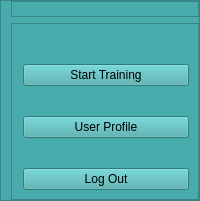
        <widget class="QFrame" name="sideBar">
         <property name="minimumSize">
          <size>
           <width>0</width>
           <height>0</height>
          </size>
         </property>
         <property name="maximumSize">
          <size>
           <width>260</width>
           <height>16777215</height>
          </size>
         </property>
         <property name="styleSheet">
          <string notr="true">background-color: #48ACAC;
</string>
         </property>
         <property name="frameShape">
          <enum>QFrame::StyledPanel</enum>
         </property>
         <property name="frameShadow">
          <enum>QFrame::Raised</enum>
         </property>
         <layout class="QVBoxLayout" name="verticalLayout">
          <property name="leftMargin">
           <number>10</number>
          </property>
          <property name="topMargin">
           <number>0</number>
          </property>
          <property name="rightMargin">
           <number>0</number>
          </property>
          <property name="bottomMargin">
           <number>0</number>
          </property>
          <item>
           <widget class="QFrame" name="frame">
            <property name="maximumSize">
             <size>
              <width>16777215</width>
              <height>180</height>
             </size>
            </property>
            <property name="frameShape">
             <enum>QFrame::StyledPanel</enum>
            </property>
            <property name="frameShadow">
             <enum>QFrame::Raised</enum>
            </property>
            <layout class="QHBoxLayout" name="horizontalLayout_3">
             <property name="leftMargin">
              <number>20</number>
             </property>
             <property name="topMargin">
              <number>0</number>
             </property>
             <property name="rightMargin">
              <number>20</number>
             </property>
             <property name="bottomMargin">
              <number>0</number>
             </property>
             <item>
              <widget class="QLabel" name="label">
               <property name="text">
                <string/>
               </property>
               <property name="pixmap">
                <pixmap resource="resources.qrc">:/images/images/logo.png</pixmap>
               </property>
               <property name="scaledContents">
                <bool>true</bool>
               </property>
              </widget>
             </item>
            </layout>
           </widget>
          </item>
          <item alignment="Qt::AlignTop">
           <widget class="QFrame" name="fameSideBarButtons">
            <property name="styleSheet">
             <string notr="true">QPushButton:hover {
    background-color: #2F958D;         /* Slightly darker color on hover */
}
</string>
            </property>
            <property name="frameShape">
             <enum>QFrame::StyledPanel</enum>
            </property>
            <property name="frameShadow">
             <enum>QFrame::Raised</enum>
            </property>
            <layout class="QVBoxLayout" name="verticalLayout_2">
             <property name="spacing">
              <number>30</number>
             </property>
             <property name="leftMargin">
              <number>11</number>
             </property>
             <property name="topMargin">
              <number>40</number>
             </property>
             <item>
              <widget class="QPushButton" name="btnStartTraining">
               <property name="cursor">
                <cursorShape>PointingHandCursor</cursorShape>
               </property>
               <property name="text">
                <string>Start Training</string>
               </property>
              </widget>
             </item>
             <item>
              <widget class="QPushButton" name="btnUserProfile">
               <property name="cursor">
                <cursorShape>PointingHandCursor</cursorShape>
               </property>
               <property name="text">
                <string>User Profile</string>
               </property>
              </widget>
             </item>
             <item>
              <widget class="QPushButton" name="btnLogout">
               <property name="cursor">
                <cursorShape>PointingHandCursor</cursorShape>
               </property>
               <property name="text">
                <string>Log Out</string>
               </property>
              </widget>
             </item>
            </layout>
           </widget>
          </item>
         </layout>
        </widget>
